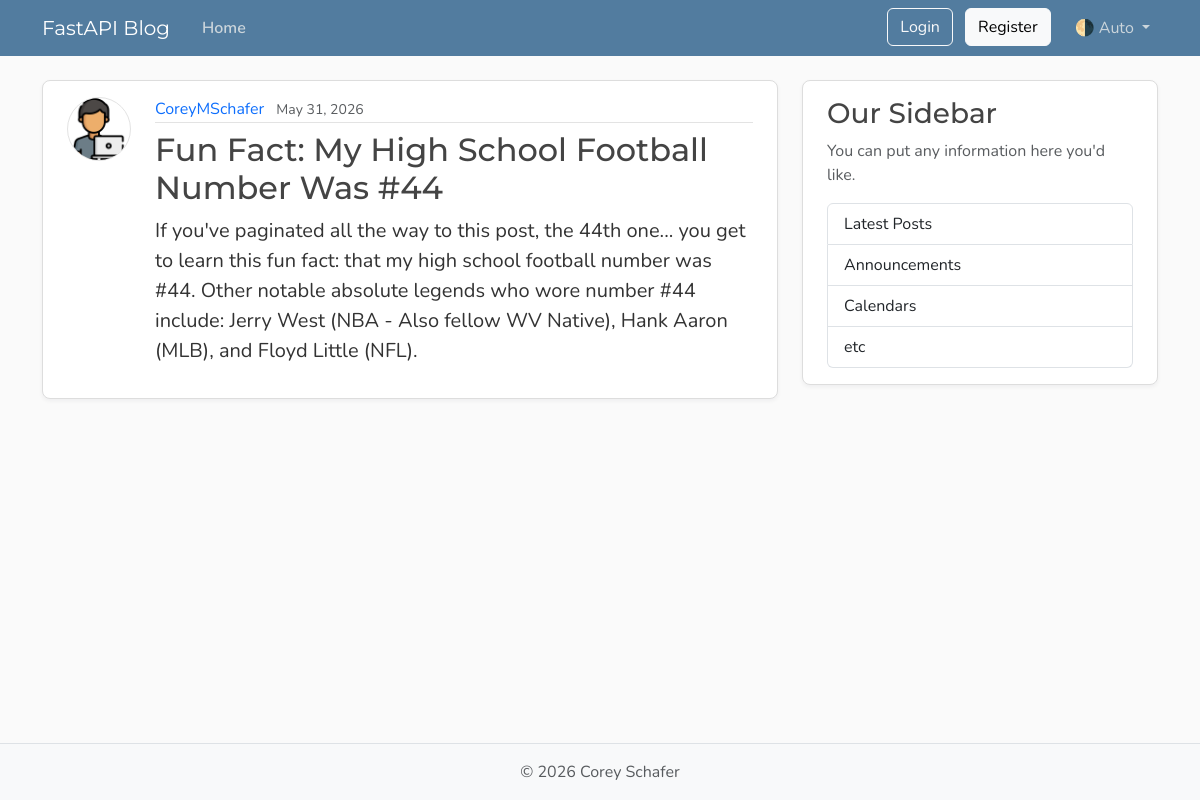
Before: /posts/1 with the older database file.
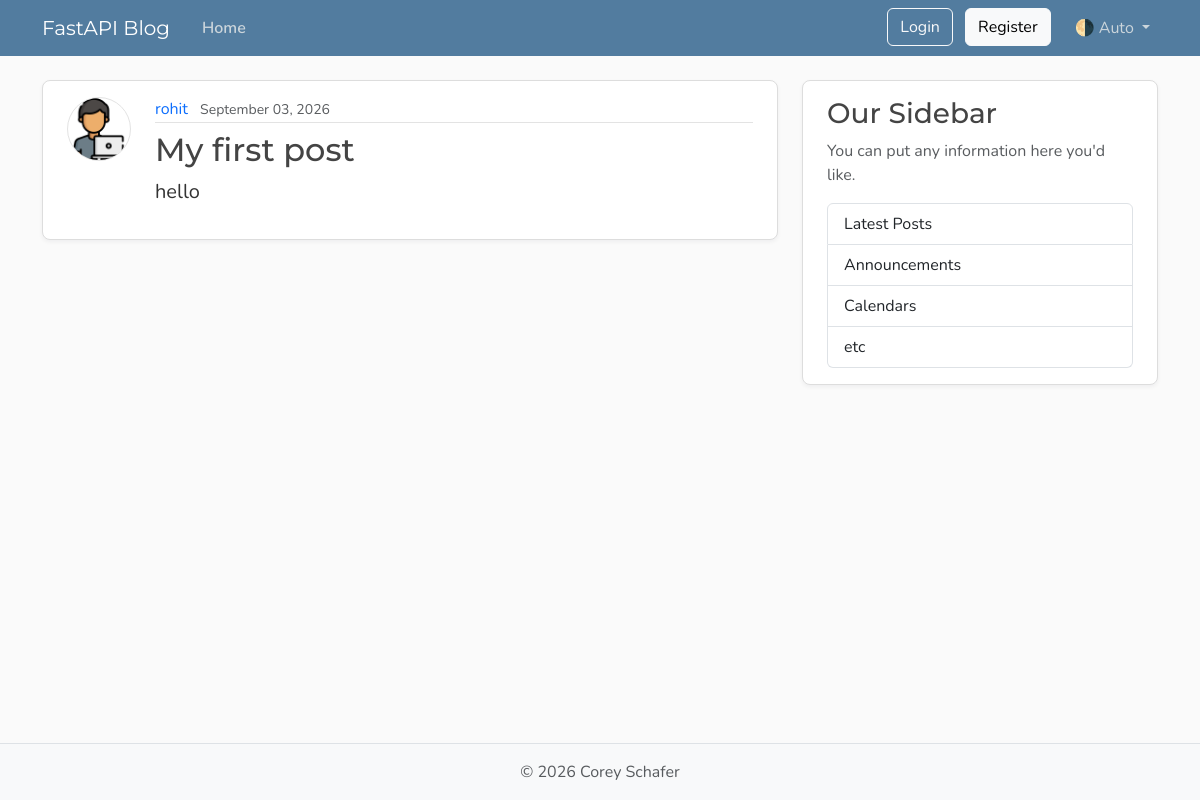
After: the same page with the newer database file.
### models.py (models this page shows, shortened)
class User(Base):
    __tablename__ = "users"
    id: Mapped[int] = mapped_column(Integer, primary_key=True, index=True)
    username: Mapped[str] = mapped_column(String(50), unique=True, nullable=False)
    email: Mapped[str] = mapped_column(String(120), unique=True, nullable=False)
    password_hash: Mapped[str] = mapped_column(String(200), nullable=False)
    image_file: Mapped[str | None] = mapped_column(
        String(200),
        nullable=True,
        default=None
    )
    posts: Mapped[list[Post]] = relationship(back_populates="author", cascade="all, delete-orphan")
    reset_tokens: Mapped[list[PasswordResetToken]] = relationship(back_populates="user", cascade="all, delete-orphan")

class Post(Base):
    __tablename__ = "posts"
    id: Mapped[int] = mapped_column(Integer, primary_key=True, index=True)
    title: Mapped[str] = mapped_column(String(100), nullable=False)
    content: Mapped[str] = mapped_column(Text, nullable=False)
    user_id: Mapped[int] = mapped_column(
        ForeignKey("users.id"),
        nullable=False,
        index=True
    )
    date_posted: Mapped[datetime] = mapped_column(
        DateTime(timezone=True),
        default=lambda: datetime.now(UTC)
    )
    author: Mapped[User] = relationship(back_populates="posts")

### main.py (the view)
@app.get("/posts/{post_id}", include_in_schema=False)
async def post_page(
    request: Request,
    post_id: int,
    db: Annotated[AsyncSession, Depends(get_db)],
):
    result = await db.execute(select(models.Post)
                    .options(selectinload(models.Post.author))
                    .where(models.Post.id == post_id))
    post = result.scalars().first()
    if post:
        title = post.title[:50]
        return templates.TemplateResponse(
            request,
            "post.html",
            {"post": post, "title": title},
        )
    raise HTTPException(status_code=status.HTTP_404_NOT_FOUND,detail="Post not found",)

### templates/post.html (shortened to what this page needs)
{% extends "layout.html" %}
{% block content %}
    <article class="content-section py-3 px-4 mb-4">
        <div class="d-flex align-items-start gap-4">
            <img class="rounded-circle article-img flex-shrink-0"
                 src="{{ post.author.image_path }}"
                 alt="{{ post.author.username }}'s profile picture"
                 width="64"
                 height="64"
                 loading="lazy">
            <div class="flex-grow-1">
                <div class="article-metadata mb-2">
                    <a class="me-2"
                       href="{{ url_for("user_posts", user_id=post.author.id) }}">{{ post.author.username }}</a>
                    <small class="text-body-secondary">{{ post.date_posted.strftime("%B %d, %Y") }}</small>
                </div>
                <h2 class="article-title">{{ post.title }}</h2>
                <p class="article-content">{{ post.content }}</p>
            </div>
        </div>
    </article>
{% endblock content %}

Changed rows visible on the page:
changed User: author.username "CoreyMSchafer" → "rohit"
changed Post: date_posted "May 31, 2026" → "September 03, 2026"; title "Fun Fact: My High School Football Number Was #44" → "My first post"; content "If you've paginated all the way to this post, the 44th one... you get to learn this fun fact: that my high school football number was #44. Other notable absolute legends who wore number #44 include: Jerry West (NBA - Also fellow WV Native), Hank Aaron (MLB), and Floyd Little (NFL)." → "hello"
